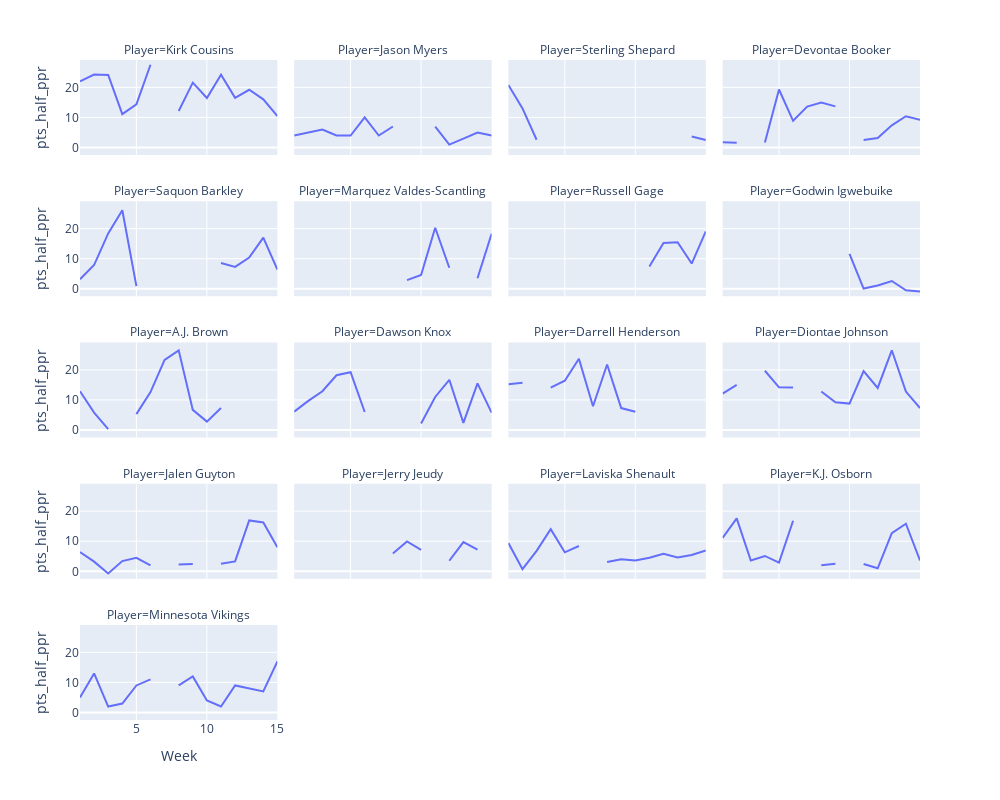

Notebook code cell kept with this figure:
### Markdown cell above
# Individual Player's Trends Throughout the Year
# found from players they own at end of the season

### Code cell
username = "ikei" #use variable entered by user on site
users_stats = stats[stats["Owner"] == username]
users_wkly_stats = users_stats[users_stats["Week"] != "Season"]

fig = px.line(users_wkly_stats, x = "Week", y = "pts_half_ppr", facet_col = "Player", facet_col_wrap=4,
              width=1000, height=800)
fig.show()

### Figure 1 — Plotly figure (JSON) as saved in the notebook; plotly's stock layout.template omitted (floating-point values rounded to 4 significant figures)
{"data": [{"hovertemplate": "Player=Kirk Cousins<br>Week=%{x}<br>pts_half_ppr=%{y}<extra></extra>", "legendgroup": "", "line": {"color": "#636efa", "dash": "solid"}, "marker": {"symbol": "circle"}, "mode": "lines", "name": "", "orientation": "v", "showlegend": false, "type": "scatter", "x": [1, 2, 3, 4, 5, 6, 7, 8, 9, 10, 11, 12, 13, 14, 15], "xaxis": "x17", "y": [22.04, 24.26, 24.12, 11.12, 14.4, 27.52, null, 12.16, 21.58, 16.46, 24.24, 16.52, 19.2, 16.04, 10.48], "yaxis": "y17"}, {"hovertemplate": "Player=Jason Myers<br>Week=%{x}<br>pts_half_ppr=%{y}<extra></extra>", "legendgroup": "", "line": {"color": "#636efa", "dash": "solid"}, "marker": {"symbol": "circle"}, "mode": "lines", "name": "", "orientation": "v", "showlegend": false, "type": "scatter", "x": [1, 2, 3, 4, 5, 6, 7, 8, 9, 10, 11, 12, 13, 14, 15], "xaxis": "x18", "y": [4, 5, 6, 4, 4, 10, 4, 7, null, null, 7, 1, 3, 5, 4], "yaxis": "y18"}, {"hovertemplate": "Player=Sterling Shepard<br>Week=%{x}<br>pts_half_ppr=%{y}<extra></extra>", "legendgroup": "", "line": {"color": "#636efa", "dash": "solid"}, "marker": {"symbol": "circle"}, "mode": "lines", "name": "", "orientation": "v", "showlegend": false, "type": "scatter", "x": [1, 2, 3, 4, 5, 6, 7, 8, 9, 10, 11, 12, 13, 14, 15], "xaxis": "x19", "y": [20.8, 13, 2.6, null, null, 12.6, null, 4.5, null, null, null, null, null, 3.7, 2.5], "yaxis": "y19"}, {"hovertemplate": "Player=Devontae Booker<br>Week=%{x}<br>pts_half_ppr=%{y}<extra></extra>", "legendgroup": "", "line": {"color": "#636efa", "dash": "solid"}, "marker": {"symbol": "circle"}, "mode": "lines", "name": "", "orientation": "v", "showlegend": false, "type": "scatter", "x": [1, 2, 3, 4, 5, 6, 7, 8, 9, 10, 11, 12, 13, 14, 15], "xaxis": "x20", "y": [1.8, 1.6, null, 1.7, 19.3, 8.9, 13.6, 15, 13.7, null, 2.5, 3.2, 7.4, 10.4, 9.2], "yaxis": "y20"}, {"hovertemplate": "Player=Saquon Barkley<br>Week=%{x}<br>pts_half_ppr=%{y}<extra></extra>", "legendgroup": "", "line": {"color": "#636efa", "dash": "solid"}, "marker": {"symbol": "circle"}, "mode": "lines", "name": "", "orientation": "v", "showlegend": false, "type": "scatter", "x": [1, 2, 3, 4, 5, 6, 7, 8, 9, 10, 11, 12, 13, 14, 15], "xaxis": "x13", "y": [3.2, 7.9, 18.4, 26.1, 0.9, null, null, null, null, null, 8.6, 7.3, 10.4, 17, 6.4], "yaxis": "y13"}, {"hovertemplate": "Player=Marquez Valdes-Scantling<br>Week=%{x}<br>pts_half_ppr=%{y}<extra></extra>", "legendgroup": "", "line": {"color": "#636efa", "dash": "solid"}, "marker": {"symbol": "circle"}, "mode": "lines", "name": "", "orientation": "v", "showlegend": false, "type": "scatter", "x": [1, 2, 3, 4, 5, 6, 7, 8, 9, 10, 11, 12, 13, 14, 15], "xaxis": "x14", "y": [3.2, null, 13.4, null, null, null, null, null, 2.9, 4.6, 20.3, 7, null, 3.5, 18.3], "yaxis": "y14"}, {"hovertemplate": "Player=Russell Gage<br>Week=%{x}<br>pts_half_ppr=%{y}<extra></extra>", "legendgroup": "", "line": {"color": "#636efa", "dash": "solid"}, "marker": {"symbol": "circle"}, "mode": "lines", "name": "", "orientation": "v", "showlegend": false, "type": "scatter", "x": [1, 2, 3, 4, 5, 6, 7, 8, 9, 10, 11, 12, 13, 14, 15], "xaxis": "x15", "y": [null, 5.3, null, null, null, null, 14.7, null, 9.9, null, 7.4, 15.2, 15.5, 8.4, 19.1], "yaxis": "y15"}, {"hovertemplate": "Player=Godwin Igwebuike<br>Week=%{x}<br>pts_half_ppr=%{y}<extra></extra>", "legendgroup": "", "line": {"color": "#636efa", "dash": "solid"}, "marker": {"symbol": "circle"}, "mode": "lines", "name": "", "orientation": "v", "showlegend": false, "type": "scatter", "x": [1, 2, 3, 4, 5, 6, 7, 8, 9, 10, 11, 12, 13, 14, 15], "xaxis": "x16", "y": [null, null, null, null, null, null, null, 7.3, null, 11.6, 0.1, 1.1, 2.6, -0.5, -0.9], "yaxis": "y16"}, {"hovertemplate": "Player=A.J. Brown<br>Week=%{x}<br>pts_half_ppr=%{y}<extra></extra>", "legendgroup": "", "line": {"color": "#636efa", "dash": "solid"}, "marker": {"symbol": "circle"}, "mode": "lines", "name": "", "orientation": "v", "showlegend": false, "type": "scatter", "x": [1, 2, 3, 4, 5, 6, 7, 8, 9, 10, 11, 12, 13, 14, 15], "xaxis": "x9", "y": [12.9, 5.8, 0.3, null, 5.3, 12.6, 23.3, 26.5, 6.7, 2.8, 7.3, null, null, null, null], "yaxis": "y9"}, {"hovertemplate": "Player=Dawson Knox<br>Week=%{x}<br>pts_half_ppr=%{y}<extra></extra>", "legendgroup": "", "line": {"color": "#636efa", "dash": "solid"}, "marker": {"symbol": "circle"}, "mode": "lines", "name": "", "orientation": "v", "showlegend": false, "type": "scatter", "x": [1, 2, 3, 4, 5, 6, 7, 8, 9, 10, 11, 12, 13, 14, 15], "xaxis": "x10", "y": [6.1, 9.7, 12.9, 18.2, 19.2, 6, null, null, null, 2.2, 11, 16.7, 2.4, 15.5, 5.8], "yaxis": "y10"}, {"hovertemplate": "Player=Darrell Henderson<br>Week=%{x}<br>pts_half_ppr=%{y}<extra></extra>", "legendgroup": "", "line": {"color": "#636efa", "dash": "solid"}, "marker": {"symbol": "circle"}, "mode": "lines", "name": "", "orientation": "v", "showlegend": false, "type": "scatter", "x": [1, 2, 3, 4, 5, 6, 7, 8, 9, 10, 11, 12, 13, 14, 15], "xaxis": "x11", "y": [15.2, 15.7, null, 14.1, 16.4, 23.7, 7.9, 21.8, 7.3, 6.1, null, 15.3, null, null, 3.7], "yaxis": "y11"}, {"hovertemplate": "Player=Diontae Johnson<br>Week=%{x}<br>pts_half_ppr=%{y}<extra></extra>", "legendgroup": "", "line": {"color": "#636efa", "dash": "solid"}, "marker": {"symbol": "circle"}, "mode": "lines", "name": "", "orientation": "v", "showlegend": false, "type": "scatter", "x": [1, 2, 3, 4, 5, 6, 7, 8, 9, 10, 11, 12, 13, 14, 15], "xaxis": "x12", "y": [12.1, 15, null, 19.7, 14.2, 14.1, null, 12.8, 9.2, 8.8, 19.6, 14, 26.5, 12.8, 7.3], "yaxis": "y12"}, {"hovertemplate": "Player=Jalen Guyton<br>Week=%{x}<br>pts_half_ppr=%{y}<extra></extra>", "legendgroup": "", "line": {"color": "#636efa", "dash": "solid"}, "marker": {"symbol": "circle"}, "mode": "lines", "name": "", "orientation": "v", "showlegend": false, "type": "scatter", "x": [1, 2, 3, 4, 5, 6, 7, 8, 9, 10, 11, 12, 13, 14, 15], "xaxis": "x5", "y": [6.4, 3.2, -0.7, 3.4, 4.5, 2, null, 2.3, 2.4, null, 2.5, 3.3, 16.9, 16.2, 8], "yaxis": "y5"}, {"hovertemplate": "Player=Jerry Jeudy<br>Week=%{x}<br>pts_half_ppr=%{y}<extra></extra>", "legendgroup": "", "line": {"color": "#636efa", "dash": "solid"}, "marker": {"symbol": "circle"}, "mode": "lines", "name": "", "orientation": "v", "showlegend": false, "type": "scatter", "x": [1, 2, 3, 4, 5, 6, 7, 8, 9, 10, 11, 12, 13, 14, 15], "xaxis": "x6", "y": [10.2, null, null, null, null, null, null, 5.9, 9.9, 7.1, null, 3.5, 9.7, 7.2, null], "yaxis": "y6"}, {"hovertemplate": "Player=Laviska Shenault<br>Week=%{x}<br>pts_half_ppr=%{y}<extra></extra>", "legendgroup": "", "line": {"color": "#636efa", "dash": "solid"}, "marker": {"symbol": "circle"}, "mode": "lines", "name": "", "orientation": "v", "showlegend": false, "type": "scatter", "x": [1, 2, 3, 4, 5, 6, 7, 8, 9, 10, 11, 12, 13, 14, 15], "xaxis": "x7", "y": [9.4, 0.7, 6.8, 14, 6.3, 8.4, null, 3.1, 4, 3.6, 4.5, 5.8, 4.6, 5.4, 6.9], "yaxis": "y7"}, {"hovertemplate": "Player=K.J. Osborn<br>Week=%{x}<br>pts_half_ppr=%{y}<extra></extra>", "legendgroup": "", "line": {"color": "#636efa", "dash": "solid"}, "marker": {"symbol": "circle"}, "mode": "lines", "name": "", "orientation": "v", "showlegend": false, "type": "scatter", "x": [1, 2, 3, 4, 5, 6, 7, 8, 9, 10, 11, 12, 13, 14, 15], "xaxis": "x8", "y": [11.1, 17.6, 3.6, 5.1, 2.9, 16.8, null, 2, 2.5, null, 2.4, 1, 12.7, 15.8, 3.6], "yaxis": "y8"}, {"hovertemplate": "Player=Minnesota Vikings<br>Week=%{x}<br>pts_half_ppr=%{y}<extra></extra>", "legendgroup": "", "line": {"color": "#636efa", "dash": "solid"}, "marker": {"symbol": "circle"}, "mode": "lines", "name": "", "orientation": "v", "showlegend": false, "type": "scatter", "x": [1, 2, 3, 4, 5, 6, 7, 8, 9, 10, 11, 12, 13, 14, 15], "xaxis": "x", "y": [5, 13, 2, 3, 9, 11, null, 9, 12, 4, 2, 9, 8, 7, 17], "yaxis": "y"}], "layout": {"annotations": [{"font": {}, "showarrow": false, "text": "Player=Minnesota Vikings", "x": 0.1175, "xanchor": "center", "xref": "paper", "y": 0.144, "yanchor": "bottom", "yref": "paper"}, {"font": {}, "showarrow": false, "text": "Player=Jalen Guyton", "x": 0.1175, "xanchor": "center", "xref": "paper", "y": 0.358, "yanchor": "bottom", "yref": "paper"}, {"font": {}, "showarrow": false, "text": "Player=Jerry Jeudy", "x": 0.3725, "xanchor": "center", "xref": "paper", "y": 0.358, "yanchor": "bottom", "yref": "paper"}, {"font": {}, "showarrow": false, "text": "Player=Laviska Shenault", "x": 0.6275, "xanchor": "center", "xref": "paper", "y": 0.358, "yanchor": "bottom", "yref": "paper"}, {"font": {}, "showarrow": false, "text": "Player=K.J. Osborn", "x": 0.8825, "xanchor": "center", "xref": "paper", "y": 0.358, "yanchor": "bottom", "yref": "paper"}, {"font": {}, "showarrow": false, "text": "Player=A.J. Brown", "x": 0.1175, "xanchor": "center", "xref": "paper", "y": 0.572, "yanchor": "bottom", "yref": "paper"}, {"font": {}, "showarrow": false, "text": "Player=Dawson Knox", "x": 0.3725, "xanchor": "center", "xref": "paper", "y": 0.572, "yanchor": "bottom", "yref": "paper"}, {"font": {}, "showarrow": false, "text": "Player=Darrell Henderson", "x": 0.6275, "xanchor": "center", "xref": "paper", "y": 0.572, "yanchor": "bottom", "yref": "paper"}, {"font": {}, "showarrow": false, "text": "Player=Diontae Johnson", "x": 0.8825, "xanchor": "center", "xref": "paper", "y": 0.572, "yanchor": "bottom", "yref": "paper"}, {"font": {}, "showarrow": false, "text": "Player=Saquon Barkley", "x": 0.1175, "xanchor": "center", "xref": "paper", "y": 0.786, "yanchor": "bottom", "yref": "paper"}, {"font": {}, "showarrow": false, "text": "Player=Marquez Valdes-Scantling", "x": 0.3725, "xanchor": "center", "xref": "paper", "y": 0.786, "yanchor": "bottom", "yref": "paper"}, {"font": {}, "showarrow": false, "text": "Player=Russell Gage", "x": 0.6275, "xanchor": "center", "xref": "paper", "y": 0.786, "yanchor": "bottom", "yref": "paper"}, {"font": {}, "showarrow": false, "text": "Player=Godwin Igwebuike", "x": 0.8825, "xanchor": "center", "xref": "paper", "y": 0.786, "yanchor": "bottom", "yref": "paper"}, {"font": {}, "showarrow": false, "text": "Player=Kirk Cousins", "x": 0.1175, "xanchor": "center", "xref": "paper", "y": 1, "yanchor": "bottom", "yref": "paper"}, {"font": {}, "showarrow": false, "text": "Player=Jason Myers", "x": 0.3725, "xanchor": "center", "xref": "paper", "y": 1, "yanchor": "bottom", "yref": "paper"}, {"font": {}, "showarrow": false, "text": "Player=Sterling Shepard", "x": 0.6275, "xanchor": "center", "xref": "paper", "y": 1, "yanchor": "bottom", "yref": "paper"}, {"font": {}, "showarrow": false, "text": "Player=Devontae Booker", "x": 0.8825, "xanchor": "center", "xref": "paper", "y": 1, "yanchor": "bottom", "yref": "paper"}], "height": 800, "legend": {"tracegroupgap": 0}, "margin": {"t": 60}, "width": 1000, "xaxis": {"anchor": "y", "domain": [0, 0.235], "title": {"text": "Week"}}, "xaxis10": {"anchor": "y10", "domain": [0.255, 0.49], "matches": "x", "showticklabels": false}, "xaxis11": {"anchor": "y11", "domain": [0.51, 0.745], "matches": "x", "showticklabels": false}, "xaxis12": {"anchor": "y12", "domain": [0.765, 1.0], "matches": "x", "showticklabels": false}, "xaxis13": {"anchor": "y13", "domain": [0, 0.235], "matches": "x", "showticklabels": false}, "xaxis14": {"anchor": "y14", "domain": [0.255, 0.49], "matches": "x", "showticklabels": false}, "xaxis15": {"anchor": "y15", "domain": [0.51, 0.745], "matches": "x", "showticklabels": false}, "xaxis16": {"anchor": "y16", "domain": [0.765, 1.0], "matches": "x", "showticklabels": false}, "xaxis17": {"anchor": "y17", "domain": [0, 0.235], "matches": "x", "showticklabels": false}, "xaxis18": {"anchor": "y18", "domain": [0.255, 0.49], "matches": "x", "showticklabels": false}, "xaxis19": {"anchor": "y19", "domain": [0.51, 0.745], "matches": "x", "showticklabels": false}, "xaxis2": {"anchor": "y2", "domain": [0.255, 0.49], "matches": "x", "title": {"text": "Week"}}, "xaxis20": {"anchor": "y20", "domain": [0.765, 1.0], "matches": "x", "showticklabels": false}, "xaxis3": {"anchor": "y3", "domain": [0.51, 0.745], "matches": "x", "title": {"text": "Week"}}, "xaxis4": {"anchor": "y4", "domain": [0.765, 1.0], "matches": "x", "title": {"text": "Week"}}, "xaxis5": {"anchor": "y5", "domain": [0, 0.235], "matches": "x", "showticklabels": false}, "xaxis6": {"anchor": "y6", "domain": [0.255, 0.49], "matches": "x", "showticklabels": false}, "xaxis7": {"anchor": "y7", "domain": [0.51, 0.745], "matches": "x", "showticklabels": false}, "xaxis8": {"anchor": "y8", "domain": [0.765, 1.0], "matches": "x", "showticklabels": false}, "xaxis9": {"anchor": "y9", "domain": [0, 0.235], "matches": "x", "showticklabels": false}, "yaxis": {"anchor": "x", "domain": [0, 0.144], "title": {"text": "pts_half_ppr"}}, "yaxis10": {"anchor": "x10", "domain": [0.428, 0.572], "matches": "y", "showticklabels": false}, "yaxis11": {"anchor": "x11", "domain": [0.428, 0.572], "matches": "y", "showticklabels": false}, "yaxis12": {"anchor": "x12", "domain": [0.428, 0.572], "matches": "y", "showticklabels": false}, "yaxis13": {"anchor": "x13", "domain": [0.642, 0.786], "matches": "y", "title": {"text": "pts_half_ppr"}}, "yaxis14": {"anchor": "x14", "domain": [0.642, 0.786], "matches": "y", "showticklabels": false}, "yaxis15": {"anchor": "x15", "domain": [0.642, 0.786], "matches": "y", "showticklabels": false}, "yaxis16": {"anchor": "x16", "domain": [0.642, 0.786], "matches": "y", "showticklabels": false}, "yaxis17": {"anchor": "x17", "domain": [0.856, 1], "matches": "y", "title": {"text": "pts_half_ppr"}}, "yaxis18": {"anchor": "x18", "domain": [0.856, 1], "matches": "y", "showticklabels": false}, "yaxis19": {"anchor": "x19", "domain": [0.856, 1], "matches": "y", "showticklabels": false}, "yaxis2": {"anchor": "x2", "domain": [0, 0.144], "matches": "y", "showticklabels": false}, "yaxis20": {"anchor": "x20", "domain": [0.856, 1], "matches": "y", "showticklabels": false}, "yaxis3": {"anchor": "x3", "domain": [0, 0.144], "matches": "y", "showticklabels": false}, "yaxis4": {"anchor": "x4", "domain": [0, 0.144], "matches": "y", "showticklabels": false}, "yaxis5": {"anchor": "x5", "domain": [0.214, 0.358], "matches": "y", "title": {"text": "pts_half_ppr"}}, "yaxis6": {"anchor": "x6", "domain": [0.214, 0.358], "matches": "y", "showticklabels": false}, "yaxis7": {"anchor": "x7", "domain": [0.214, 0.358], "matches": "y", "showticklabels": false}, "yaxis8": {"anchor": "x8", "domain": [0.214, 0.358], "matches": "y", "showticklabels": false}, "yaxis9": {"anchor": "x9", "domain": [0.428, 0.572], "matches": "y", "title": {"text": "pts_half_ppr"}}}}
